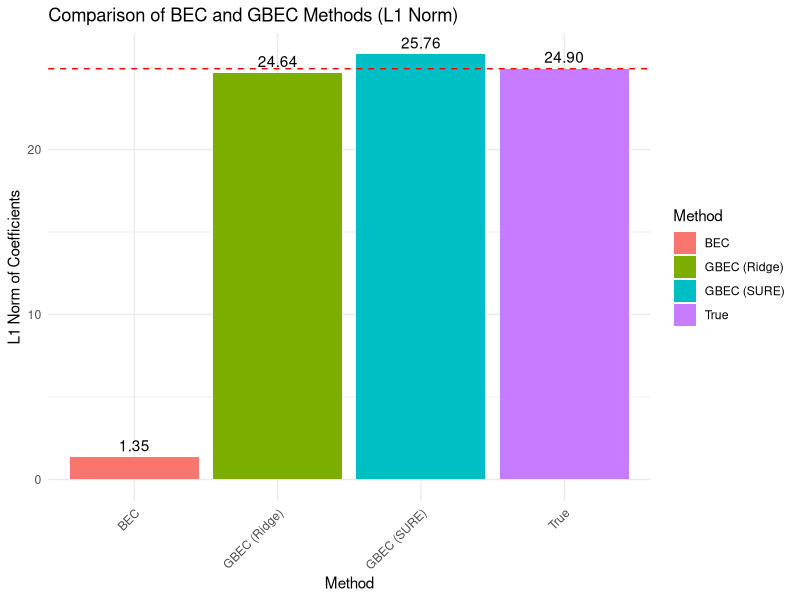
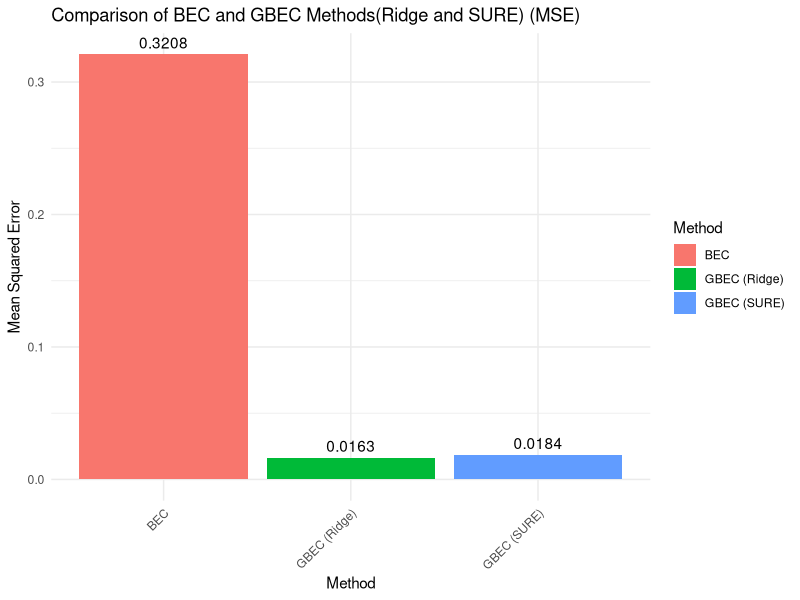
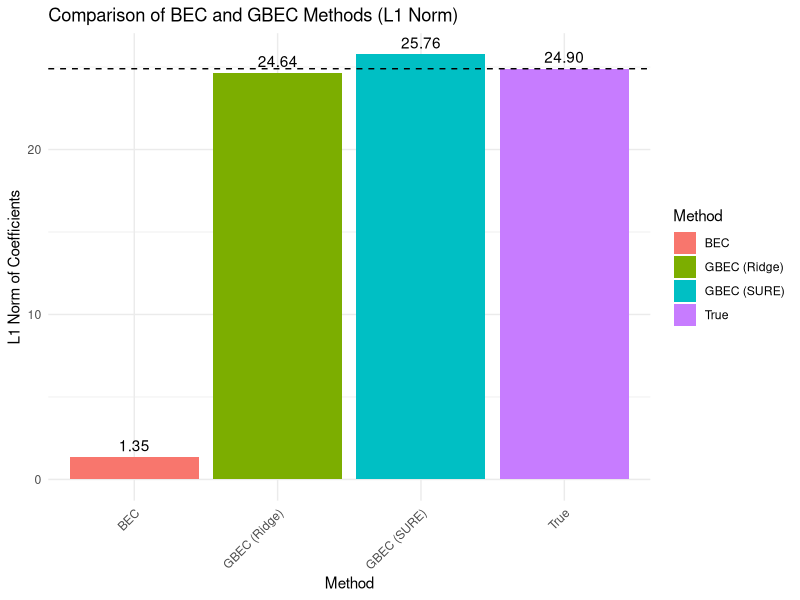
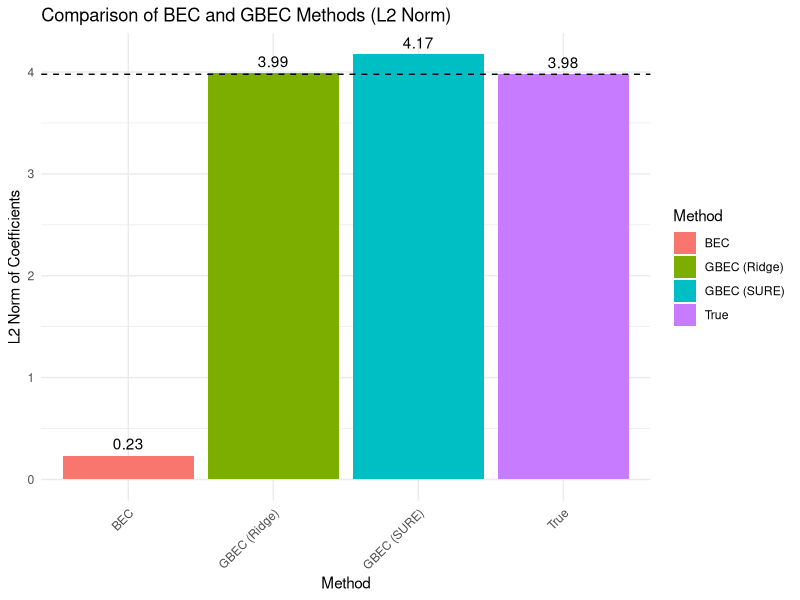
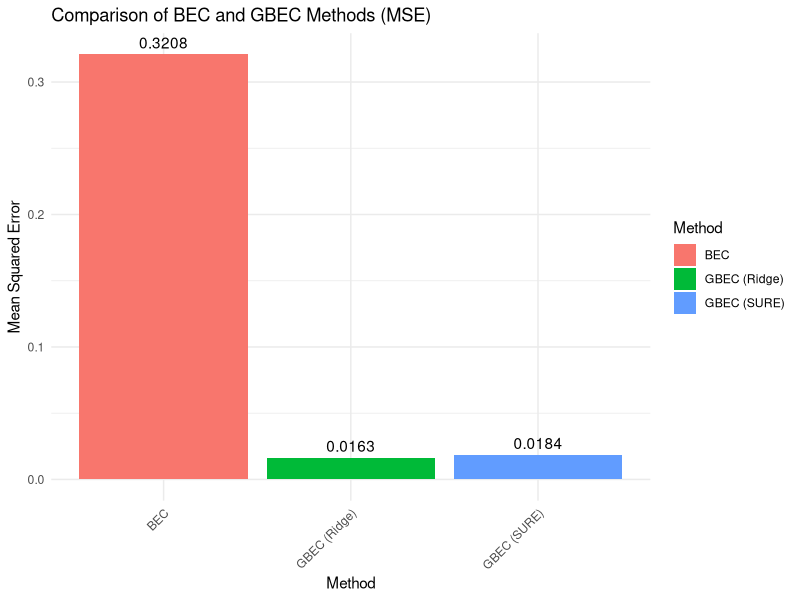

Reproduce these figures in R, in order.
# Load necessary libraries
library(MASS)
library(glmnet)
library(ggplot2)

# Function to generate simulated data
generate_data <- function(n, p, sigma_noise) {
  X <- mvrnorm(n, rep(0, p), diag(p))
  beta <- runif(p, -1, 1)
  f <- rnorm(n)
  epsilon <- rnorm(n, 0, sigma_noise)
  Y <- X %*% beta + f + epsilon
  return(list(X = X, Y = Y, beta = beta))
}

# Function to compute BEC using pseudo-inverse (with error handling and improved inversion)
compute_bec <- function(X, Y, tol = 1e-7) {
  Sigma <- cov(X)
  
  # Ensure Sigma is a matrix (not a dataframe)
  Sigma <- as.matrix(Sigma)
  
  # Ensure J is a column vector and has the correct dimensions
  J <- matrix(1, ncol(Sigma), 1)
  
  # Check if Sigma is invertible with tolerance
  if (rcond(Sigma) < tol) {
    warning("Covariance matrix is ill-conditioned, BEC results may be unreliable.")
  }
  
  # Calculate pseudo-inverse using SVD with tolerance
  Sigma_pseudo_inv <- ginv(Sigma, tol = tol) 
  
  # Explicitly ensure dimensions match (with rounding)
  if (round(ncol(Sigma_pseudo_inv)) != round(nrow(J))) {
    stop("Dimension mismatch between Sigma_pseudo_inv and J (even after rounding).")
  }
  
  # Use tryCatch to handle potential errors in c_opt calculation
  c_opt <- tryCatch(
    {
      as.numeric(1 / (t(J) %*% Sigma_pseudo_inv %*% J))  # Force numeric result
    },
    error = function(e) {
      warning(paste("Error calculating c_opt in BEC:", e$message))
      NA  # Return NA if there's an error
    }
  )
  
  # If c_opt is not NA, calculate gamma
  if (!is.na(c_opt)) {
    gamma <- c_opt * Sigma_pseudo_inv %*% J
  } else {
    gamma <- rep(NA, nrow(Sigma_pseudo_inv))  # Return NAs for gamma if c_opt is NA
  }
  
  return(drop(gamma))
}


# Function to compute GBEC using ridge regression
compute_gbec_ridge <- function(X, Y, lambda) {
  model <- glmnet(X, Y, alpha = 0, lambda = lambda, intercept = FALSE)
  gamma <- as.vector(coef(model)[-1])  # Remove intercept coefficient
  return(gamma)
}

# Function to compute GBEC using SURE (Corrected)
compute_gbec_sure <- function(X, Y) {
  n <- nrow(X)
  p <- ncol(X)
  
  model <- glmnet(X, Y, alpha = 0, lambda = seq(0.01, 1, length = 100), intercept = FALSE)
  Y_matrix <- as.matrix(Y)
  predictions <- predict(model, X)
  residuals_squared <- sweep(predictions, 1, Y_matrix, FUN = "-")^2
  df <- model$df
  sigma2_hat <- colMeans(residuals_squared) / (1 - df / n)
  sure <- colSums(residuals_squared) + 2 * sigma2_hat * df - n * sigma2_hat
  best_lambda_index <- which.min(sure)
  best_lambda <- model$lambda[best_lambda_index]
  
  if (is.null(best_lambda)) {
    stop("Could not determine the optimal lambda. SURE calculation failed.")
  }
  
  gamma <- as.vector(coef(model, s = best_lambda)[-1])
  return(gamma)
}

# Simulation settings
set.seed(123)
n <- 100
p <- 50
sigma_noise <- 0.5

# Generate data
data <- generate_data(n, p, sigma_noise)
X <- data$X
Y <- data$Y

# Compute BEC and GBEC with error handling
gamma_bec <- tryCatch(
  compute_bec(X, Y),
  error = function(e) {
    warning(paste("Error computing BEC:", e$message))
    rep(NA, p) # Return a vector of NAs if there's an error
  }
)
gamma_gbec_ridge <- compute_gbec_ridge(X, Y, lambda = 0.1)
gamma_gbec_sure <- compute_gbec_sure(X, Y)

# Calculate true L1 and L2 norm of beta
true_l1_norm <- sum(abs(data$beta)) 
true_l2_norm <- norm(data$beta, "2")

# Calculate MSE for each method
mse_bec <- ifelse(all(is.na(gamma_bec)), NA, mean((gamma_bec - data$beta)^2))
mse_gbec_ridge <- mean((gamma_gbec_ridge - data$beta)^2)
mse_gbec_sure <- mean((gamma_gbec_sure - data$beta)^2)

# Comparison of methods (L1 Norm)
comparison_l1 <- data.frame(
  Method = c("BEC", "GBEC (Ridge)", "GBEC (SURE)", "True"),
  Norm = c(ifelse(all(is.na(gamma_bec)), NA, sum(abs(gamma_bec))), sum(abs(gamma_gbec_ridge)), sum(abs(gamma_gbec_sure)), true_l1_norm)
)

# Remove any NA values before plotting
comparison_l1 <- comparison_l1[complete.cases(comparison_l1), ]

# Comparison of methods (MSE)
comparison_mse <- data.frame(
  Method = c("BEC", "GBEC (Ridge)", "GBEC (SURE)"),
  MSE = c(mse_bec, mse_gbec_ridge, mse_gbec_sure)
)

# Remove NA rows (if BEC couldn't be calculated)
comparison_mse <- comparison_mse[complete.cases(comparison_mse), ]

# Create the bar plot with labels (L1 Norm)
ggplot(comparison_l1, aes(x = Method, y = Norm, fill = Method)) +
  geom_bar(stat = "identity") +
  geom_text(aes(label = sprintf("%.2f", Norm)), vjust = -0.5) +
  geom_hline(yintercept = true_l1_norm, linetype = "dashed", color = "red") + 
  labs(title = "Comparison of BEC and GBEC Methods (L1 Norm)",
       x = "Method",
       y = "L1 Norm of Coefficients") +
  theme_minimal() +
  theme(axis.text.x = element_text(angle = 45, hjust = 1))

# Create the bar plot with labels (MSE)
ggplot(comparison_mse, aes(x = Method, y = MSE, fill = Method)) +
  geom_bar(stat = "identity") +
  geom_text(aes(label = sprintf("%.4f", MSE)), vjust = -0.5) +
  labs(title = "Comparison of BEC and GBEC Methods(Ridge and SURE) (MSE)",
       x = "Method",
       y = "Mean Squared Error") +
  theme_minimal() +
  theme(axis.text.x = element_text(angle = 45, hjust = 1))
#################################

# Simulation settings
set.seed(123)
n <- 100
p <- 50
sigma_noise <- 0.5

# Generate data
data <- generate_data(n, p, sigma_noise)
X <- data$X
Y <- data$Y

# Compute BEC and GBEC with error handling
gamma_bec <- tryCatch(
  compute_bec(X, Y),
  error = function(e) {
    warning(paste("Error computing BEC:", e$message))
    rep(NA, p) # Return a vector of NAs if there's an error
  }
)
gamma_gbec_ridge <- compute_gbec_ridge(X, Y, lambda = 0.1)
gamma_gbec_sure <- compute_gbec_sure(X, Y)

# Calculate true L1 and L2 norm of beta
true_l1_norm <- sum(abs(data$beta))
true_l2_norm <- norm(data$beta, "2") 

# Calculate MSE for each method
mse_bec <- ifelse(all(is.na(gamma_bec)), NA, mean((gamma_bec - data$beta)^2))
mse_gbec_ridge <- mean((gamma_gbec_ridge - data$beta)^2)
mse_gbec_sure <- mean((gamma_gbec_sure - data$beta)^2)

# Comparison of methods (L1 Norm)
comparison_l1 <- data.frame(
  Method = c("BEC", "GBEC (Ridge)", "GBEC (SURE)", "True"),
  Norm = c(ifelse(all(is.na(gamma_bec)), NA, sum(abs(gamma_bec))), sum(abs(gamma_gbec_ridge)), sum(abs(gamma_gbec_sure)), true_l1_norm)
)

# Remove any NA values before plotting
comparison_l1 <- comparison_l1[complete.cases(comparison_l1), ]

# Comparison of methods (L2 Norm)
comparison_l2 <- data.frame(
  Method = c("BEC", "GBEC (Ridge)", "GBEC (SURE)", "True"),
  Norm = c(ifelse(all(is.na(gamma_bec)), NA, norm(gamma_bec, "2")), norm(gamma_gbec_ridge, "2"), norm(gamma_gbec_sure, "2"), true_l2_norm)
)

# Remove any NA values before plotting
comparison_l2 <- comparison_l2[complete.cases(comparison_l2), ]

# Comparison of methods (MSE)
comparison_mse <- data.frame(
  Method = c("BEC", "GBEC (Ridge)", "GBEC (SURE)"),
  MSE = c(mse_bec, mse_gbec_ridge, mse_gbec_sure)
)

# Remove NA rows (if BEC couldn't be calculated)
comparison_mse <- comparison_mse[complete.cases(comparison_mse), ]

# Create the bar plot with labels (L1 Norm)
ggplot(comparison_l1, aes(x = Method, y = Norm, fill = Method)) +
  geom_bar(stat = "identity") +
  geom_text(aes(label = sprintf("%.2f", Norm)), vjust = -0.5) +
  geom_hline(yintercept = true_l1_norm, linetype = "dashed", color = "black") + 
  labs(title = "Comparison of BEC and GBEC Methods (L1 Norm)",
       x = "Method",
       y = "L1 Norm of Coefficients") +
  theme_minimal() +
  theme(axis.text.x = element_text(angle = 45, hjust = 1))

# Create the bar plot with labels (L2 Norm)
ggplot(comparison_l2, aes(x = Method, y = Norm, fill = Method)) +
  geom_bar(stat = "identity") +
  geom_text(aes(label = sprintf("%.2f", Norm)), vjust = -0.5) +
  geom_hline(yintercept = true_l2_norm, linetype = "dashed", color = "black") + 
  labs(title = "Comparison of BEC and GBEC Methods (L2 Norm)",
       x = "Method",
       y = "L2 Norm of Coefficients") +
  theme_minimal() +
  theme(axis.text.x = element_text(angle = 45, hjust = 1))

# Create the bar plot with labels (MSE)
ggplot(comparison_mse, aes(x = Method, y = MSE, fill = Method)) +
  geom_bar(stat = "identity") +
  geom_text(aes(label = sprintf("%.4f", MSE)), vjust = -0.5) +
  labs(title = "Comparison of BEC and GBEC Methods (MSE)",
       x = "Method",
       y = "Mean Squared Error") +
  theme_minimal() +
  theme(axis.text.x = element_text(angle = 45, hjust = 1))
